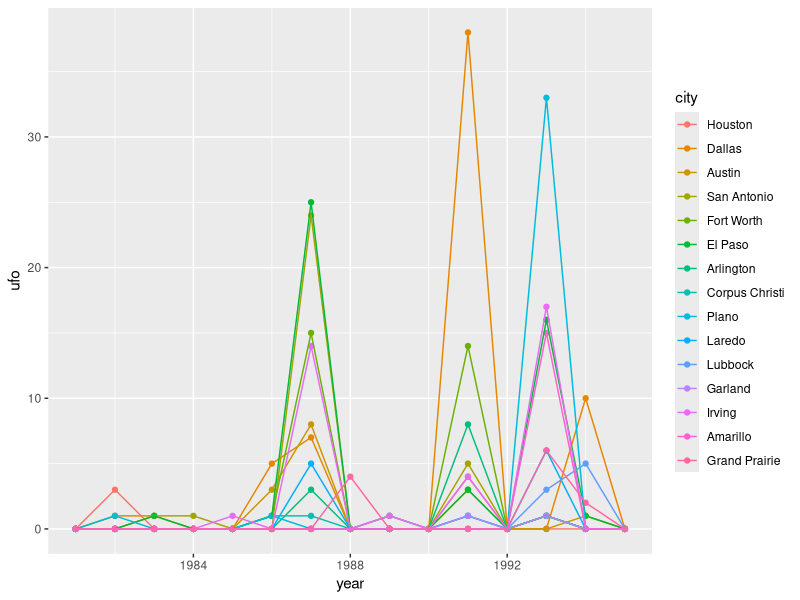
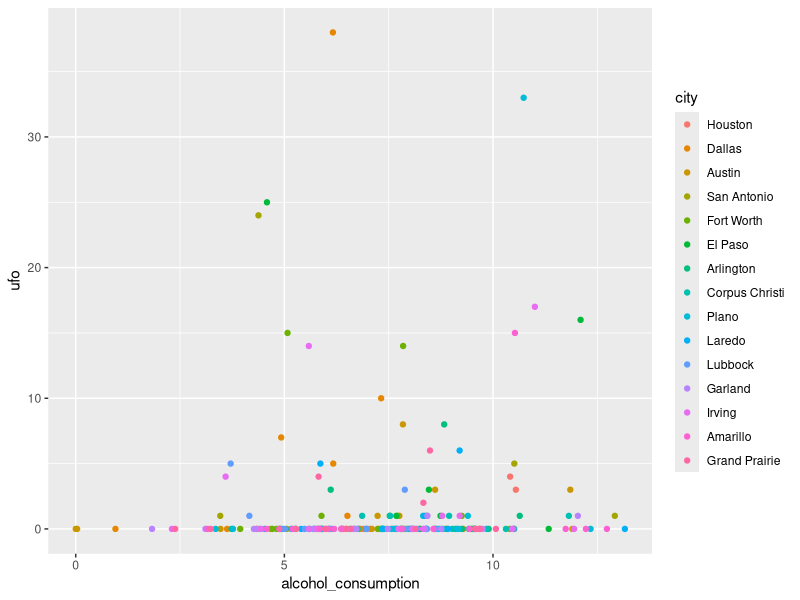
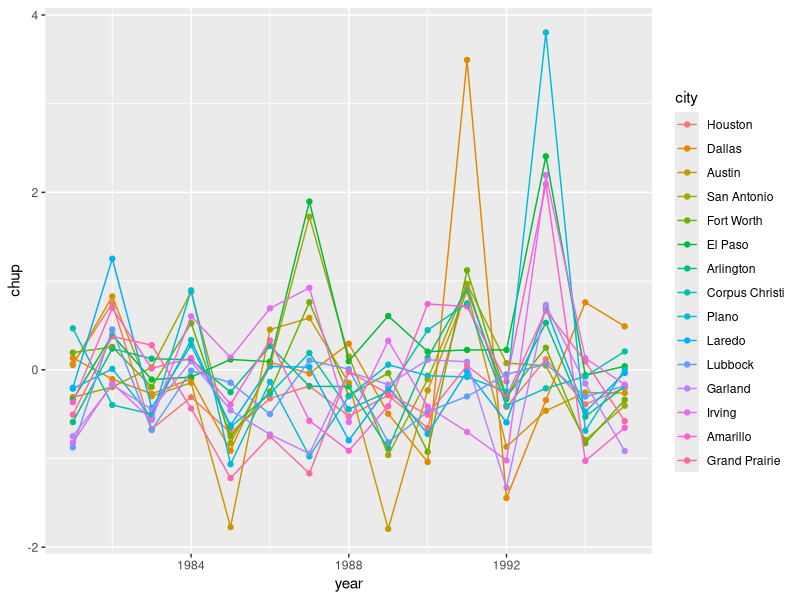

Source code (R) for these figures, in order:

# Chupacabra growth rate dataset ------------------------------------------
set.seed(666)
n_years <- 15
texan_states <- c("Houston", "Dallas", "Austin", "San Antonio", "Fort Worth", 
                  "El Paso", "Arlington", "Corpus Christi", "Plano", "Laredo", 
                  "Lubbock", "Garland", "Irving", "Amarillo", "Grand Prairie")
n_sites <- length(texan_states)

chup <- expand.grid(
  year = 1980 + 1:n_years,
  city = texan_states
)


# Parameters for the AR(1) process
phi <- 0.9 # stronger autocorrelation parameter
mean_lambda <- -7 # average rate of UFO sightings
alpha <- 0.5 # effect of alcohol consumption on UFO sightings

# Generate site-specific base levels of alcohol consumption
base_alcohol_consumption <- rlnorm(n = n_sites, meanlog = 2, sdlog = 0.1)

# Create a matrix to store alcohol consumption data
alcohol_matrix <- matrix(nrow = n_years, ncol = n_sites)

for (i in 1:n_sites) {
  # Generate yearly variation around the base level for each site
  alcohol_series <- base_alcohol_consumption[i] + rnorm(n_years, mean = 0, sd = 2)
  # Ensure alcohol consumption is positive
  alcohol_series <- pmax(0, alcohol_series)
  alcohol_matrix[, i] <- alcohol_series
}

# Reshape the alcohol matrix to a long format and add to chup dataframe
chup$alcohol_consumption <- as.vector(t(alcohol_matrix))

# Create a matrix to store the ufo sightings
ufo_matrix <- matrix(nrow = n_years, ncol = n_sites)

for (i in 1:n_sites) {
  # Generate a time series with temporal autocorrelation
  ufo_series <- arima.sim(model = list(ar = phi), n = n_years) + mean_lambda
  
  # Get the alcohol consumption for this site
  alcohol_series <- chup$alcohol_consumption[chup$city == texan_states[i]]
  
  # Modify lambda based on alcohol consumption
  adjusted_lambda <- exp(ufo_series + alpha * alcohol_series)
  
  # Store the series in the matrix
  ufo_matrix[, i] <- rpois(n_years, lambda = adjusted_lambda)
}

# Reshape the matrix to a long format and add to chup dataframe
chup$ufo <- as.vector(t(ufo_matrix))

# View the resulting dataframe
head(chup)




library(ggplot2)
ggplot(chup, aes(x = year, y = ufo, colour = city, group = city)) +
  geom_point() +
  geom_path()

ggplot(chup, aes(y = ufo, x = alcohol_consumption, colour = city, group = city)) +
  geom_point()

b0 <- -1.7
b1 <- 0.1 # UFO
b2 <- 0.2

chup$chup <- rnorm(n = nrow(chup), mean = b0 + b1 * chup$ufo + b2 * chup$alcohol_consumption, sd = 0.1)

ggplot(chup, aes(x = year, y = chup, colour = city, group = city)) +
  geom_point() +
  geom_path()

chup$alcohol_consumption <- round(chup$alcohol_consumption, digits = 1)
chup$chup <- round(chup$chup, digits = 2)

colnames(chup) <- c("year", "site", "alcho_units", "ufo", "chupa")

write.table(chup, here::here("Workshops/Workshop 2 - Data vis", file = "chupa.txt"),
            row.names = FALSE)
